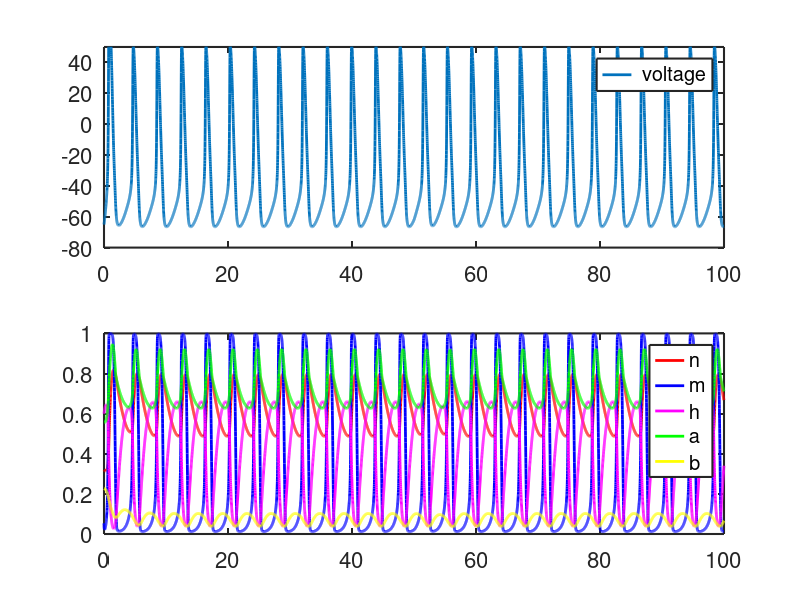

Write MATLAB code to recreate this figure.
function hodgkin_huxley

% solves the Hodgkin-Huxley equations using forward Euler

global Ena Ek El Gna Gk Gl Ea Ga
global Iinj

set(0,'defaultaxesfontsize',16,'defaultaxeslinewidth',1.5,...
'defaultlinelinewidth',2.,'defaultpatchlinewidth',1.5)

dt=.01;
tmax=100;
% need integer ratio tmax/dt
nsteps=tmax/dt;
if (floor(nsteps)~=nsteps)
  fprintf(' not an integer number of steps nsteps = %g \n',nsteps)
end

% injected current from t=0 to t=time1 
Iinj0=0.0;

% generate brief pulse of injected current
time1=50;
duration1=5;
Iinj1=0.03; % in mA/mm^2

% generate second brief pulse of injected current
time2=Inf;
duration2=5;
Iinj2=0.03;

Iinj=Iinj0;

% pre-allocate memory for speed
 maxnumsteps=ceil(tmax/dt);
 t=NaN(1,maxnumsteps);
 Y=NaN(maxnumsteps,6); 

% approximate rest state
 V(1)=-65;
 n(1)=.32;
 m(1)=0.053;
 h(1)=.60;
 % add a, b variables to Y
 a(1)=((0.0761*exp(0.0314*(V(1)+94.22)))/(1+exp(0.0346*(V(1)+1.17))))^(1/3);
 b(1)=(1/(1+exp(0.0688*(V(1)+53.3))))^4;
 
 Y(1,:)=[V(1),n(1),m(1),h(1),a(1),b(1)];
 
 k=1;
 t(1)=0;
 
 while t(k) < tmax
  
  if t(k) >= time1
    Iinj=Iinj1;
  end 
  if t(k) >= time1+duration1
    Iinj=Iinj0;
  end 
  if t(k) >= time2
    Iinj=Iinj2;
  end 
  if t(k) >= time2+duration2
    Iinj=Iinj0;
  end

  % at this point only forward Euler implemented. 
  % matlab's ode15s would be better 
  [Y(k+1,:)]=FE(t(k),Y(k,:),dt);
  t(k+1)=t(k)+dt;
  k=k+1;

  if mod(k,1000) == 0
    fprintf('%g steps t = %g dt =%g \n',k,t(k),dt);
  end
  
 end   
 
numsteps=k-1;

% determine periods
V=Y(1:numsteps,1);
Vsignchange=V(1:end-1).*V(2:end);
indsignchange=find(Vsignchange<0);
periods=indsignchange(3:end)-indsignchange(1:end-2);
periods=dt*periods

% plotting

  figure(1);
  subplot(2,1,1)
  plot(t(1:numsteps),Y(1:numsteps,1),'-');
  axis([0 tmax -80 50]);
  legend(' voltage');
  subplot(2,1,2)
  plot(t(1:numsteps),Y(1:numsteps,2),'r',t(1:numsteps),Y(1:numsteps,3),'b',...
       t(1:numsteps),Y(1:numsteps,4),'m',t(1:numsteps),Y(1:numsteps,5),'g',...
       t(1:numsteps),Y(1:numsteps,6),'y');
  legend('n','m','h','a','b');
  axis([0 tmax 0 1]);
  
end

%%%%%%%%%%%%%%%%%%%%%%%%%%%%%%%%%%%%%%%%%%%%%%%%%

function Yp=F(time,Y)

  Yp=F_hh(time,Y);

end
%%%%%%%%%%%%%%%%%%%%%%%%%%%%%%%%%%%%%%%%%%%%%%%%%%%%

function Yp = F_hh(time,Y) 
 
global Ena Ek El Gna Gk Gl Ea Ga
global Iinj

V=Y(1);
n=Y(2);
m=Y(3);
h=Y(4);
a=Y(5);
b=Y(6);

Gna=1.20; % in mS/mm^2
%Gna=0;
Ena=55;
Gk=0.2;
%Gk=0;
Ek=-72.1;

Cm=0.01; % micro Farad/mm^2; time therefore measured in ms
Gl=0.003;
El=-17;

% Homework 2 Part A
Ea = -75;
Ga = 0.47;

Vthresh=-40;

% alpham=0.1*(V-Vthresh)/(1-exp(-0.1*(V-Vthresh)));
% betam=4*exp(-0.0556*(V+65));
% Replace for Homework 2
alpham=0.38*(V+29.7)/(1-exp(-0.1*(V+29.7)));
betam=15.2*exp(-0.0556*(V+54.7));
mp=alpham*(1-m)-betam*m;
 

% alphah=0.07*exp(-0.05*(V+65));
% betah=1/(1+exp(-0.1*(V+35)));
% Replace for Homework 2
alphah = 0.266*exp(-0.05*(V+48));
betah = 3.8/(1+exp(-0.1*(V+18)));
hp=alphah*(1-h)-betah*h;

Vthresh=-55;
%alphan=0.01*(V-Vthresh)/(1-exp(-0.1*(V-Vthresh)));
%betan=0.125*exp(-0.0125*(V+65));
alphan = 0.02*(V+45.7)/(1-exp(-0.1*(V+45.7)));
betan = 0.25*exp(-0.0125*(V+55.7));
ninfinity=alphan/(alphan+betan);
taun=1/(alphan+betan);
np=(ninfinity-n)/taun;

% define a, b for HW2
ainfinity = ((0.0761*exp(0.0314*(V+94.22)))/(1+exp(0.0346*(V+1.17))))^(1/3);
taua = 0.3632+1.158/(1+exp(0.497*(V+55.96)));
ap = (ainfinity-a)/taua;
binfinity = (1/(1+exp(0.0688*(V+53.3))))^4;
taub = 1.24+2.678/(1+exp(0.0624*(V+50)));
bp = (binfinity-b)/taub;

Vp=1/Cm*(Gna*m^3*h*(Ena-V)+Gk*n^4*(Ek-V)+Gl*(El-V)+Ga*a^3*b*(V-Ea)+Iinj);

Yp(1)=Vp;
Yp(2)=np;
Yp(3)=mp;
Yp(4)=hp;
Yp(5)=ap;
Yp(6)=bp;

end

%%%%%%%%%%%%%%%%%%%%%%%%%%%%%%%%%%%%%%%%%%%%%%%%

function [Y]=FE(time,Y,dt)

Y=Y+dt*F(time,Y);

end

%%%%%%%%%%%%%%%%%%%%%%%%%%%%%%%%%%%%%%%%%%%%%%%%%%%
 
